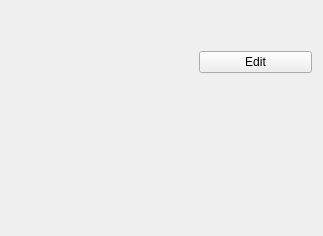
<?xml version="1.0" encoding="UTF-8"?>
<ui version="4.0">
 <class>Reagents::CReagentGroupWidget</class>
 <widget class="QWidget" name="Reagents::CReagentGroupWidget">
  <property name="geometry">
   <rect>
    <x>0</x>
    <y>0</y>
    <width>323</width>
    <height>236</height>
   </rect>
  </property>
  <property name="windowTitle">
   <string>Form</string>
  </property>
  <layout class="QGridLayout" name="gridLayout">
   <item row="0" column="0" rowspan="2">
    <widget class="MainMenu::CScrollTable" name="scrollTable" native="true"/>
   </item>
   <item row="0" column="1">
    <layout class="QVBoxLayout" name="verticalLayout">
     <item>
      <spacer name="verticalSpacer_2">
       <property name="orientation">
        <enum>Qt::Vertical</enum>
       </property>
       <property name="sizeHint" stdset="0">
        <size>
         <width>20</width>
         <height>40</height>
        </size>
       </property>
      </spacer>
     </item>
     <item>
      <widget class="QPushButton" name="btnEdit">
       <property name="maximumSize">
        <size>
         <width>113</width>
         <height>36</height>
        </size>
       </property>
       <property name="text">
        <string>Edit</string>
       </property>
      </widget>
     </item>
     <item>
      <spacer name="verticalSpacer_3">
       <property name="orientation">
        <enum>Qt::Vertical</enum>
       </property>
       <property name="sizeHint" stdset="0">
        <size>
         <width>20</width>
         <height>40</height>
        </size>
       </property>
      </spacer>
     </item>
    </layout>
   </item>
   <item row="1" column="1">
    <spacer name="verticalSpacer">
     <property name="orientation">
      <enum>Qt::Vertical</enum>
     </property>
     <property name="sizeHint" stdset="0">
      <size>
       <width>20</width>
       <height>39</height>
      </size>
     </property>
    </spacer>
   </item>
   <item row="2" column="0">
    <spacer name="verticalSpacer_4">
     <property name="orientation">
      <enum>Qt::Vertical</enum>
     </property>
     <property name="sizeHint" stdset="0">
      <size>
       <width>20</width>
       <height>40</height>
      </size>
     </property>
    </spacer>
   </item>
  </layout>
 </widget>
 <customwidgets>
  <customwidget>
   <class>MainMenu::CScrollTable</class>
   <extends>QWidget</extends>
   <header>MainMenu/Include/ScrollTable.h</header>
   <container>1</container>
  </customwidget>
 </customwidgets>
 <resources/>
 <connections/>
</ui>
